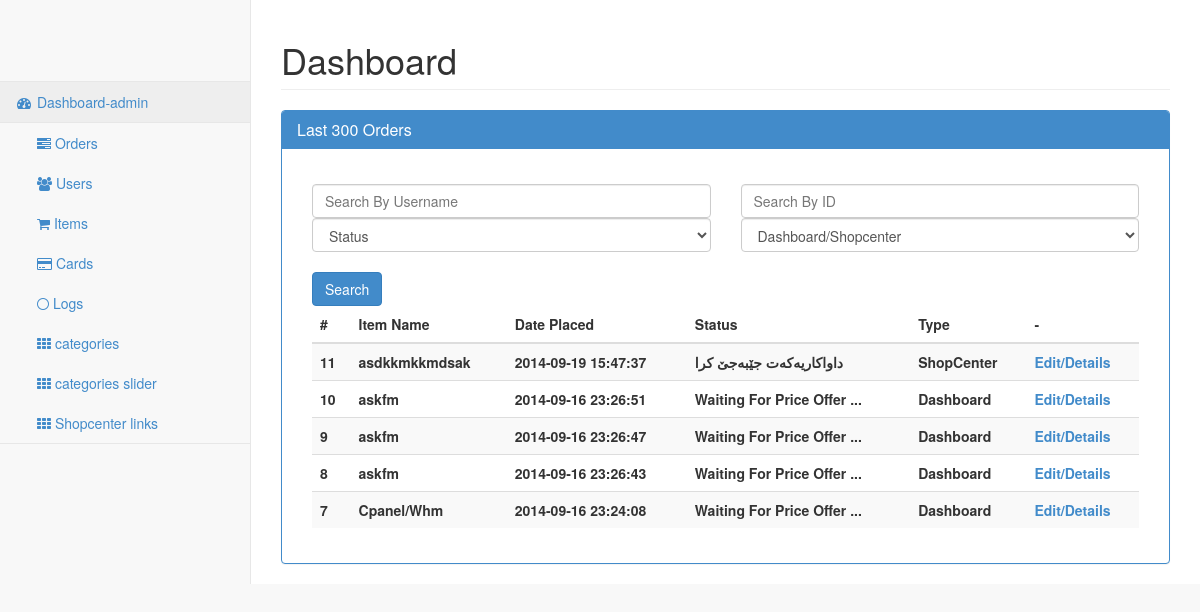
/control/orders.php (signed in), run on the app's committed database.
### tables this page shows
CREATE TABLE IF NOT EXISTS `orders` (
  `id` bigint(250) NOT NULL AUTO_INCREMENT,
  `user` varchar(250) NOT NULL,
  `original_link` longtext NOT NULL,
  `item_name` longtext NOT NULL,
  `item_color` longtext NOT NULL,
  `item_size` longtext NOT NULL,
  `item_model` longtext NOT NULL,
  `item_specs` longtext NOT NULL,
  `quantity` longtext NOT NULL,
  `delivery_type` longtext NOT NULL,
  `original_price` longtext NOT NULL,
  `total_price` varchar(250) NOT NULL,
  `notes` longtext NOT NULL,
  `date_placed` varchar(250) NOT NULL,
  `status` varchar(250) NOT NULL,
  `type` varchar(250) NOT NULL,
  PRIMARY KEY (`id`)
);

### control/includes/classes/orders_class.php (the view, shortened to what this page needs)
<?php
class Orders{
	function GetOrders($user = NULL,$id = NULL,$status = NULL,$type = NULL){
		$GetOrdersQuery = "SELECT * FROM `orders` WHERE (type = 'Dashboard' OR type = 'ShopCenter') $buyer $id $status $type ORDER BY `id` DESC LIMIT 0,299 ;" ;
		$DoGetOrdersQuery = mysql_query($GetOrdersQuery) ;
		$return = '<table class="table table-striped"><thead><tr><th>#</th><th>Item Name</th><th>Date Placed</th><th>Status</th><th>Type</th><th>-</th></tr></thead><tbody>' ;
		while ($fetch_info= mysql_fetch_array($DoGetOrdersQuery)) {
					$id = $fetch_info['id'] ;
					$item_name = $fetch_info['item_name'] ;
					$date_placed =  $fetch_info['date_placed'] ;
					$status =  $fetch_info['status'] ;
					$type =  $fetch_info['type'] ;
					$return = $return . '<tr><th>' . $id . '</th><th>' . $item_name . '</th><th>' . $date_placed . '</th><th>' . $status . '</th><th>' . $type . '</th><th><a href="./orders.php?cmd=view_order&id=' . $id . '">Edit/Details</a></th></tr>' ;
		}
		return $return . '</tbody></table>' ;
	}
}
?>

### data on the page
orders: id "11", item_name "asdkkmkkmdsak", date_placed "2014-09-19 15:47:37", status "داواکاریەکەت جێبەجێ کرا", type "ShopCenter"
orders: id "10", item_name "askfm", date_placed "2014-09-16 23:26:51", status "Waiting For Price Offer ...", type "Dashboard"
orders: id "9", item_name "askfm", date_placed "2014-09-16 23:26:47", status "Waiting For Price Offer ...", type "Dashboard"
orders: id "8", item_name "askfm", date_placed "2014-09-16 23:26:43", status "Waiting For Price Offer ...", type "Dashboard"
orders: id "7", item_name "Cpanel/Whm", date_placed "2014-09-16 23:24:08", status "Waiting For Price Offer ...", type "Dashboard"
